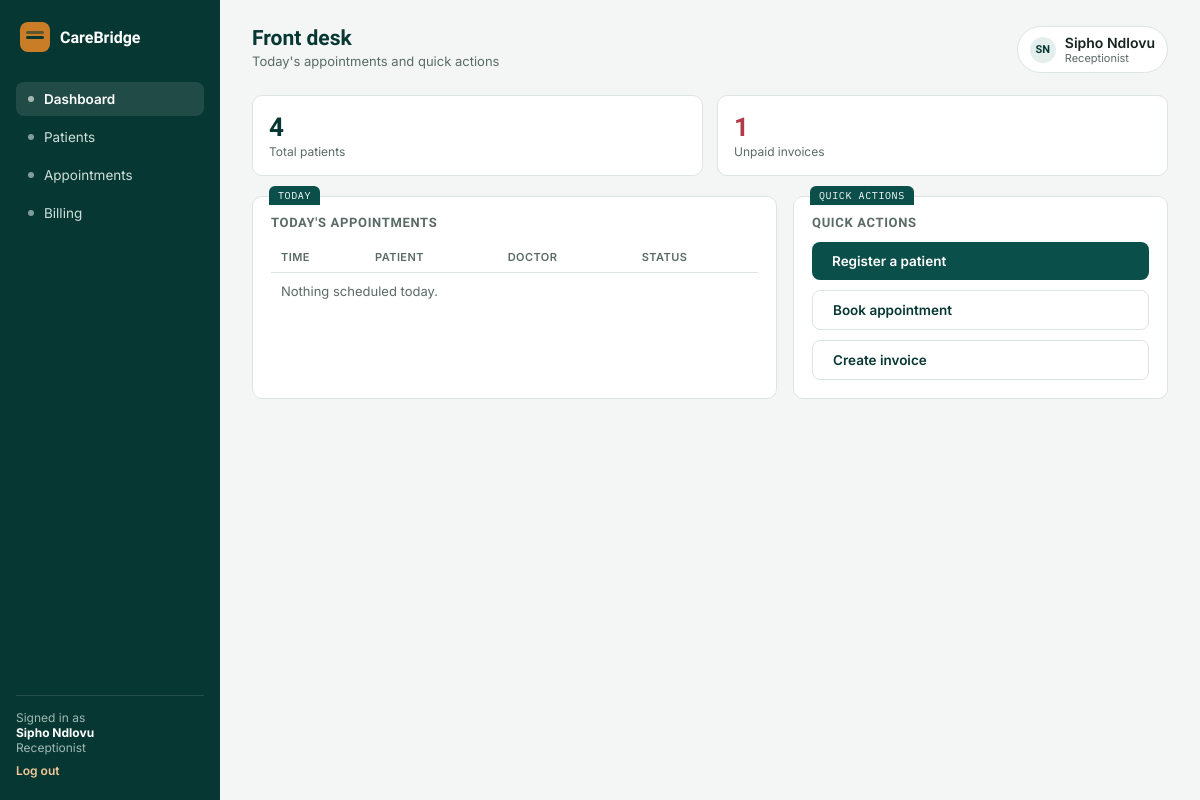
The app's page /dashboard/ (signed in) with its own data.
### accounts/models.py (models this page shows, shortened)
class User(AbstractUser):
    class Role(models.TextChoices):
        ADMIN = "ADMIN", "Hospital Administrator"
        DOCTOR = "DOCTOR", "Doctor"
        RECEPTIONIST = "RECEPTIONIST", "Receptionist"
    role = models.CharField(max_length=20, choices=Role.choices, default=Role.RECEPTIONIST)
    staff_id = models.CharField(max_length=20, unique=True, null=True, blank=True)
    department = models.CharField(max_length=100, blank=True)
    is_approved = models.BooleanField(
        default=False,
        help_text="Staff accounts must be approved by a Hospital Administrator before they can log in.",
    )

### core/views.py (the view)
# urls.py: path("dashboard/", core_views.dashboard, name="dashboard"),
@login_required
def dashboard(request):
    user = request.user
    today = timezone.localdate()
    if user.role == User.Role.ADMIN:
        context = {
            "patients_total": Patient.objects.count(),
            "appointments_today": Appointment.objects.filter(scheduled_at__date=today).count(),
            "pending_appointments": Appointment.objects.filter(status="PENDING").count(),
            "pending_staff_count": User.objects.filter(is_approved=False, role__in=["DOCTOR", "RECEPTIONIST"]).count(),
            "unpaid_invoices": Invoice.objects.filter(status="UNPAID").count(),
            "recent_patients": Patient.objects.all()[:5],
        }
        return render(request, "core/dashboard_admin.html", context)
    elif user.role == User.Role.DOCTOR:
        context = {
            "my_appointments": Appointment.objects.filter(doctor=user).exclude(status="CANCELLED").order_by("scheduled_at")[:8],
            "today_count": Appointment.objects.filter(doctor=user, scheduled_at__date=today).count(),
        }
        return render(request, "core/dashboard_doctor.html", context)
    else:  # RECEPTIONIST
        context = {
            "appointments_today": Appointment.objects.filter(scheduled_at__date=today).select_related("patient", "doctor")[:8],
            "patients_total": Patient.objects.count(),
            "unpaid_invoices": Invoice.objects.filter(status="UNPAID").count(),
        }
        return render(request, "core/dashboard_reception.html", context)

### templates/core/dashboard_reception.html
{% extends "base.html" %}
{% block content %}
<div class="topbar">
  <div><h1>Front desk</h1><p>Today's appointments and quick actions</p></div>
  <div class="who"><div class="avatar">{{ user.first_name|slice:":1" }}{{ user.last_name|slice:":1" }}</div><div><div style="font-weight:600;">{{ user.get_full_name }}</div><div class="role">Receptionist</div></div></div>
</div>
<div class="stat-row">
  <div class="stat"><div class="n">{{ patients_total }}</div><div class="l">Total patients</div></div>
  <div class="stat {% if unpaid_invoices %}warn{% endif %}"><div class="n">{{ unpaid_invoices }}</div><div class="l">Unpaid invoices</div></div>
</div>
<div class="grid-2">
  <div class="card tab" data-tab="TODAY">
    <h3 class="section">Today's appointments</h3>
    <table>
      <tr><th>Time</th><th>Patient</th><th>Doctor</th><th>Status</th></tr>
      {% for a in appointments_today %}
      <tr><td class="mono">{{ a.scheduled_at|date:"H:i" }}</td><td>{{ a.patient.full_name }}</td><td>{{ a.doctor.get_full_name|default:"Unassigned" }}</td><td><span class="pill {{ a.status|lower }}">{{ a.get_status_display }}</span></td></tr>
      {% empty %}
      <tr><td colspan="4" style="color:var(--muted);">Nothing scheduled today.</td></tr>
      {% endfor %}
    </table>
  </div>
  <div class="card tab" data-tab="QUICK ACTIONS">
    <h3 class="section">Quick actions</h3>
    <div class="actions" style="flex-direction:column;align-items:stretch;">
      <a class="btn primary" href="{% url 'register_patient' %}">Register a patient</a>
      <a class="btn ghost" href="{% url 'book_appointment' %}">Book appointment</a>
      <a class="btn ghost" href="{% url 'create_invoice' %}">Create invoice</a>
    </div>
  </div>
</div>
{% endblock %}

### templates/base.html (shortened to what this page needs)
{% load static %}
<!DOCTYPE html>
<html lang="en">
<head>
<link rel="stylesheet" href="{% static 'css/style.css' %}">
</head>
<body>
<div class="app">
  <aside class="sidebar">
    <div class="brand"><div class="mark"></div><span>CareBridge</span></div>
    {% if user.role == "ADMIN" %}
      <a class="nav-item {% if request.path == '/dashboard/' %}on{% endif %}" href="{% url 'dashboard' %}"><span class="dot"></span>Dashboard</a>
      <a class="nav-item {% if '/patients' in request.path %}on{% endif %}" href="{% url 'patient_list' %}"><span class="dot"></span>Patients</a>
      <a class="nav-item {% if '/appointments' in request.path %}on{% endif %}" href="{% url 'appointment_list' %}"><span class="dot"></span>Appointments</a>
      <a class="nav-item {% if '/billing' in request.path %}on{% endif %}" href="{% url 'invoice_list' %}"><span class="dot"></span>Billing</a>
      <a class="nav-item {% if '/staff/pending' in request.path %}on{% endif %}" href="{% url 'pending_staff' %}"><span class="dot"></span>Staff Approvals</a>
      <a class="nav-item {% if request.path == '/reports/' %}on{% endif %}" href="{% url 'reports' %}"><span class="dot"></span>Reports</a>
    {% else %}
      <a class="nav-item {% if request.path == '/dashboard/' %}on{% endif %}" href="{% url 'dashboard' %}"><span class="dot"></span>Dashboard</a>
      <a class="nav-item {% if '/patients' in request.path %}on{% endif %}" href="{% url 'patient_list' %}"><span class="dot"></span>Patients</a>
      <a class="nav-item {% if '/appointments' in request.path %}on{% endif %}" href="{% url 'appointment_list' %}"><span class="dot"></span>Appointments</a>
      <a class="nav-item {% if '/billing' in request.path %}on{% endif %}" href="{% url 'invoice_list' %}"><span class="dot"></span>Billing</a>
    {% endif %}
    <div class="sidebar-foot">
      Signed in as<br><b style="color:#fff;">{{ user.get_full_name|default:user.username }}</b><br>{{ user.get_role_display }}
      <a href="{% url 'logout' %}">Log out</a>
    </div>
  </aside>
  <main class="main">
    {% block content %}{% endblock %}
  </main>
</div>
</body>
</html>

### static/css/style.css (style rules this page uses)
:root { --bg:#F3F6F5; --surface:#FFFFFF; --primary:#0B4F4A; --primary-dark:#073732; --primary-tint:#E4EEEC; --accent:#C97D26; --accent-tint:#FBEEE0; --danger:#B23A48; --danger-tint:#F7E7E8; --text:#16231F; --muted:#5B6B67; --border:#DCE5E2; --radius:10px; }
* { box-sizing:border-box; }
body { margin:0;background:var(--bg);color:var(--text);font-family:'Inter',Arial,sans-serif;font-size:14px; }
h1,h2,h3 { font-family:'Sora',Arial,sans-serif; }
a { color:inherit;text-decoration:none; }
.app { display:grid;grid-template-columns:220px 1fr;min-height:100vh; }
.sidebar { background:var(--primary-dark);color:#fff;padding:22px 16px;display:flex;flex-direction:column;gap:4px; }
.brand { display:flex;align-items:center;gap:10px;margin-bottom:26px;padding:0 4px; }
.brand .mark { width:30px;height:30px;border-radius:8px;background:var(--accent);position:relative;flex:none; }
.brand .mark::after { content:"";position:absolute;left:6px;top:14px;width:18px;height:3px;background:var(--primary-dark);border-radius:2px; }
.brand .mark::before { content:"";position:absolute;left:6px;top:9px;width:18px;height:3px;background:var(--primary-dark);border-radius:2px;opacity:.55; }
.brand span { font-family:'Sora',Arial,sans-serif;font-weight:600;font-size:16px;color:#fff; }
.nav-item { display:flex;align-items:center;gap:10px;padding:9px 12px;border-radius:8px;color:#CFE0DC;font-size:13.5px; }
.nav-item.on { background:rgba(255,255,255,.1);color:#fff;font-weight:600; }
.nav-item .dot { width:6px;height:6px;border-radius:50%;background:currentColor;opacity:.6;flex:none; }
.sidebar-foot { margin-top:auto;padding-top:14px;border-top:1px solid rgba(255,255,255,.12);font-size:12px;color:#9FB8B3; }
.sidebar-foot a { display:block;margin-top:8px;color:#F3C89A;font-weight:600; }
.main { padding:26px 32px;max-width:1100px; }
.topbar { display:flex;justify-content:space-between;align-items:flex-start;margin-bottom:22px;flex-wrap:wrap;gap:12px; }
.topbar h1 { font-size:21px;margin:0 0 3px;color:var(--primary-dark); }
.topbar p { margin:0;color:var(--muted);font-size:13px; }
.who { display:flex;align-items:center;gap:9px;background:var(--surface);border:1px solid var(--border);padding:7px 12px;border-radius:24px; }
.avatar { width:26px;height:26px;border-radius:50%;background:var(--primary-tint);color:var(--primary-dark);display:flex;align-items:center;justify-content:center;font-weight:600;font-size:11px;font-family:'Sora',Arial,sans-serif; }
.who .role { font-size:11px;color:var(--muted); }
.card { background:var(--surface);border:1px solid var(--border);border-radius:var(--radius);position:relative;padding:18px;margin-bottom:16px; }
.card.tab::before { content:attr(data-tab);position:absolute;top:-11px;left:16px;background:var(--primary);color:#fff;font-family:'IBM Plex Mono',monospace;font-size:10px;letter-spacing:.06em;padding:3px 9px;border-radius:6px 6px 0 0; }
.stat-row { display:grid;grid-template-columns:repeat(auto-fit,minmax(150px,1fr));gap:14px;margin-bottom:20px; }
.stat { background:var(--surface);border:1px solid var(--border);border-radius:var(--radius);padding:16px; }
.stat .n { font-family:'Sora',Arial,sans-serif;font-size:26px;font-weight:700;color:var(--primary-dark); }
.stat .l { font-size:12px;color:var(--muted);margin-top:2px; }
.stat.warn .n { color:var(--danger); }
.grid-2 { display:grid;grid-template-columns:1.4fr 1fr;gap:16px; }
table { width:100%;border-collapse:collapse;font-size:13px; }
th { text-align:left;color:var(--muted);font-weight:600;font-size:11px;text-transform:uppercase;letter-spacing:.04em;padding:8px 10px;border-bottom:1px solid var(--border); }
td { padding:10px;border-bottom:1px solid var(--border); }
tr:last-child td { border-bottom:none; }
h3.section { font-size:13px;text-transform:uppercase;letter-spacing:.05em;color:var(--muted);margin:0 0 12px;font-weight:600; }
.btn { border:none;border-radius:8px;padding:11px 20px;font-size:13.5px;font-weight:600;cursor:pointer;font-family:'Inter',Arial,sans-serif;display:inline-block; }
.btn.primary { background:var(--primary);color:#fff; }
.btn.ghost { background:transparent;color:var(--primary-dark);border:1px solid var(--border); }
.actions { display:flex;gap:10px;margin-top:6px;flex-wrap:wrap; }

### records on screen
User: get_full_name "Sipho Ndlovu", role "Receptionist", first_name "S", last_name "N"

### other values on screen
{{ patients_total }} "4"
{{ unpaid_invoices }} "1"
